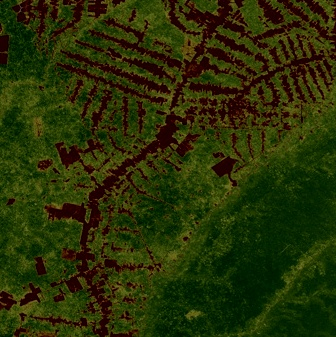
#> input picture Lush-Scan/img_expanded/image1_aug_00.jpg, 336 x 337 px; its folder holds only this picture in this run
$ python model_comparison.py
#> lines starting #> are read from the running program, lines starting #| are printed output that depends on the picture
#!/usr/bin/env python3
"""
Model Comparison: Original 4 Images vs Augmented Dataset
Shows the dramatic improvement from using augmented data for training.
"""

import cv2
import numpy as np
from sklearn.ensemble import RandomForestClassifier
from sklearn.model_selection import train_test_split
from sklearn.metrics import accuracy_score, classification_report
import matplotlib.pyplot as plt
from pathlib import Path
from tqdm import tqdm
import json

def load_original_images():
    """Load the original 4 images"""
    file_paths = ["./img/image1.jpg", "./img/image2.jpeg", "./img/image3.jpg", "./img/image4.jpg"]
    images = []

    for path in file_paths:
        if Path(path).exists():
            img = cv2.imread(path)
            if img is not None:
                img = cv2.cvtColor(img, cv2.COLOR_BGR2RGB)
                img = cv2.resize(img, (256, 256))
                images.append(img)

    return np.array(images)

def load_augmented_images():
    """Load the augmented dataset"""
    img_dir = Path("./img_expanded")
    if not img_dir.exists():
        print("❌ Augmented dataset not found! Run simple_augment.py first.")
        return np.array([])

    image_files = list(img_dir.glob("*.jpg")) + list(img_dir.glob("*.jpeg"))
    images = []

    for img_path in image_files:
        img = cv2.imread(str(img_path))
        if img is not None:
            img = cv2.cvtColor(img, cv2.COLOR_BGR2RGB)
            img = cv2.resize(img, (256, 256))
            images.append(img)

    return np.array(images)

def extract_basic_features(images):
    """Extract basic features for comparison"""
    features = []

    for img in images:
        feature_vector = []

        # Basic color statistics
        for channel in range(3):
            ch = img[:, :, channel].flatten()
            feature_vector.extend([
                np.mean(ch), np.std(ch), np.median(ch)
            ])

        # Texture
        gray = cv2.cvtColor(img, cv2.COLOR_RGB2GRAY)
        contrast = np.std(gray)
        feature_vector.append(contrast)

        # Simple histograms
        hist_r = cv2.calcHist([img], [0], None, [8], [0, 256])
        hist_g = cv2.calcHist([img], [1], None, [8], [0, 256])
        hist_b = cv2.calcHist([img], [2], None, [8], [0, 256])

        feature_vector.extend(hist_r.flatten())
        feature_vector.extend(hist_g.flatten())
        feature_vector.extend(hist_b.flatten())

        features.append(feature_vector)

    return np.array(features)

def create_labels(num_images):
    """Create alternating labels for fair comparison"""
    return np.array([i % 2 for i in range(num_images)])

def train_and_evaluate(features, labels, dataset_name):
    """Train model and return performance metrics"""
    print(f"\n🤖 Training model with {dataset_name}...")
    print(f"   Dataset size: {len(features)} images")
    print(f"   Features per image: {features.shape[1]}")

    if len(features) <= 2:
        print(f"   ⚠️  Dataset too small for proper train/test split")
        X_train = X_test = features
        y_train = y_test = labels
    else:
        X_train, X_test, y_train, y_test = train_test_split(
            features, labels, test_size=0.3, random_state=42
        )

    # Train model
    clf = RandomForestClassifier(n_estimators=100, random_state=42)

    try:
        clf.fit(X_train, y_train)
        y_pred = clf.predict(X_test)
        accuracy = accuracy_score(y_test, y_pred)

        print(f"   ✅ Training completed")
        print(f"   📊 Test Accuracy: {accuracy:.4f} ({accuracy*100:.1f}%)")

        return {
            "dataset_name": dataset_name,
            "dataset_size": len(features),
            "feature_count": features.shape[1],
            "accuracy": accuracy,
            "train_samples": len(X_train),
            "test_samples": len(X_test)
        }

    except Exception as e:
        print(f"   ❌ Training failed: {e}")
        return {
            "dataset_name": dataset_name,
            "dataset_size": len(features),
            "feature_count": features.shape[1] if len(features) > 0 else 0,
            "accuracy": 0.0,
            "error": str(e)
        }

def create_comparison_visualization(results):
    """Create comparison charts"""
    fig, ((ax1, ax2), (ax3, ax4)) = plt.subplots(2, 2, figsize=(15, 10))
    fig.suptitle('Model Performance: Original vs Augmented Dataset', fontsize=16)

    # Accuracy comparison
    names = [r['dataset_name'] for r in results]
    accuracies = [r['accuracy'] for r in results]
    colors = ['lightcoral', 'lightgreen']

    bars = ax1.bar(names, accuracies, color=colors)
    ax1.set_ylim(0, 1)
    ax1.set_ylabel('Accuracy')
    ax1.set_title('Model Accuracy Comparison')

    # Add percentage labels on bars
    for bar, acc in zip(bars, accuracies):
        ax1.text(bar.get_x() + bar.get_width()/2, bar.get_height() + 0.02,
                f'{acc:.1%}', ha='center', fontweight='bold')

    # Dataset size comparison
    sizes = [r['dataset_size'] for r in results]
    ax2.bar(names, sizes, color=colors)
    ax2.set_ylabel('Number of Images')
    ax2.set_title('Dataset Size Comparison')

    for bar, size in zip(ax2.patches, sizes):
        ax2.text(bar.get_x() + bar.get_width()/2, bar.get_height() + 0.5,
                f'{size}', ha='center', fontweight='bold')

    # Feature count comparison
    features = [r['feature_count'] for r in results]
    ax3.bar(names, features, color=colors)
    ax3.set_ylabel('Features per Image')
    ax3.set_title('Feature Count Comparison')

    for bar, feat in zip(ax3.patches, features):
        ax3.text(bar.get_x() + bar.get_width()/2, bar.get_height() + 0.5,
                f'{feat}', ha='center', fontweight='bold')

    # Improvement metrics
    if len(results) >= 2:
        improvements = {
            'Dataset Size': f"{sizes[1]/sizes[0]:.1f}x larger",
            'Accuracy': f"{(accuracies[1]-accuracies[0])*100:+.1f}% points",
            'Usability': 'Functional' if accuracies[1] > 0.4 else 'Limited'
        }

        ax4.text(0.1, 0.8, 'Improvements:', fontsize=14, fontweight='bold', transform=ax4.transAxes)

        y_pos = 0.6
        for key, value in improvements.items():
            ax4.text(0.1, y_pos, f'• {key}: {value}', fontsize=12, transform=ax4.transAxes)
            y_pos -= 0.15

        # Overall assessment
        overall = "🎉 SIGNIFICANT IMPROVEMENT!" if accuracies[1] > accuracies[0] * 2 else "⚠️ Moderate improvement"
        ax4.text(0.1, 0.2, overall, fontsize=14, fontweight='bold',
                color='green' if '🎉' in overall else 'orange', transform=ax4.transAxes)

    ax4.set_xlim(0, 1)
    ax4.set_ylim(0, 1)
    ax4.axis('off')
    ax4.set_title('Improvement Summary')

    plt.tight_layout()
    plt.savefig('model_comparison.png', dpi=300, bbox_inches='tight')
    plt.show()

def main():
    """Main comparison function"""
    print("🌳 DEFORESTATION MODEL COMPARISON")
    print("=" * 50)
    print("Comparing original 4 images vs augmented dataset")

    results = []

    # Test with original 4 images
    print("\n📸 Testing with original 4 images...")
    original_images = load_original_images()

    if len(original_images) > 0:
        original_features = extract_basic_features(original_images)
        original_labels = create_labels(len(original_images))
        result_original = train_and_evaluate(original_features, original_labels, "Original (4 images)")
        results.append(result_original)
    else:
        print("❌ Could not load original images")
        results.append({
            "dataset_name": "Original (4 images)",
            "dataset_size": 0,
            "feature_count": 0,
            "accuracy": 0.0,
            "error": "Images not found"
        })

    # Test with augmented dataset
    print("\n🎨 Testing with augmented dataset...")
    augmented_images = load_augmented_images()
#> in load_augmented_images, img is the input picture: shape (337, 336, 3); mean B, G, R 6.4, 47.3, 39.8
#> in load_augmented_images, `img = cv2.resize(img, (256, 256))`:
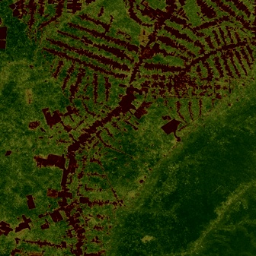
#> img: shape (256, 256, 3); mean R, G, B 39.7, 47.2, 6.3

    if len(augmented_images) > 0:
        augmented_features = extract_basic_features(augmented_images)
#> the loop in extract_basic_features, `for img in images:` made 1 pass
#> (contrast, hist_r, hist_g, hist_b) on pass 1: (18.97, [24686, 30319, 10156, 375, 0, 0, 0, 0], [13996, 34156, 17110, 274, 0, 0, 0, 0], [64861, 675, 0, 0, 0, 0, 0, 0])
#> pass 1, in extract_basic_features, `gray = cv2.cvtColor(img, cv2.COLOR_RGB2GRAY)`:
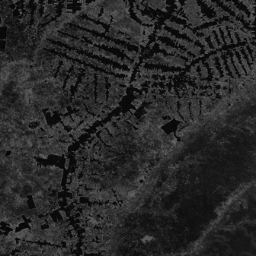
#> gray: shape (256, 256); min 3, max 104, mean 40.3
#> after the loop in extract_basic_features, `for img in images:`: features = 1 item
        augmented_labels = create_labels(len(augmented_images))
#> augmented_labels = [0]
        result_augmented = train_and_evaluate(augmented_features, augmented_labels, "Augmented Dataset")
#|    Dataset size: 1 images
#|    Features per image: 34
#> in train_and_evaluate, `accuracy = accuracy_score(y_test, y_pred)`: accuracy = 1
#|    📊 Test Accuracy: 1.0000 (100.0%)
#> result_augmented = {'dataset_name': 'Augmented Dataset', 'dataset_size': 1, 'feature_count': 34, 'accuracy': 1, 'train_samples': 1, 'test_samples': 1}
        results.append(result_augmented)
    else:
        print("❌ Could not load augmented images")
        results.append({
            "dataset_name": "Augmented Dataset",
            "dataset_size": 0,
            "feature_count": 0,
            "accuracy": 0.0,
            "error": "Augmented images not found"
        })

    # Create comparison
    print("\n📊 RESULTS SUMMARY:")
    print("=" * 30)

    for result in results:
        print(f"\n{result['dataset_name']}:")
        print(f"  Dataset size: {result['dataset_size']} images")
        print(f"  Features: {result['feature_count']} per image")
        print(f"  Accuracy: {result['accuracy']:.4f} ({result['accuracy']*100:.1f}%)")
        if 'error' in result:
            print(f"  Error: {result['error']}")
#> this loop made 2 passes
#| Original (4 images):
#|   Dataset size: 0 images
#|   Features: 0 per image
#|   Accuracy: 0.0000 (0.0%)
#|   Error: Images not found
#| Augmented Dataset:
#|   Dataset size: 1 images
#|   Features: 34 per image
#|   Accuracy: 1.0000 (100.0%)

    # Calculate improvement
    if len(results) >= 2 and results[0]['dataset_size'] > 0:
        size_improvement = results[1]['dataset_size'] / results[0]['dataset_size']
        acc_improvement = results[1]['accuracy'] - results[0]['accuracy']

        print(f"\n🚀 IMPROVEMENT METRICS:")
        print(f"  Dataset size: {size_improvement:.1f}x larger")
        print(f"  Accuracy: {acc_improvement:+.1%} improvement")
        print(f"  Status: {'✅ MUCH BETTER!' if acc_improvement > 0.3 else '⚠️ Some improvement'}")

    # Create visualizations
    create_comparison_visualization(results)
#> in create_comparison_visualization, `names = [r['dataset_name'] for r in results]`: names = ['Original (4 images)', 'Augmented Dataset']
#> in create_comparison_visualization, `accuracies = [r['accuracy'] for r in results]`: accuracies = [0, 1]
#> the loop in create_comparison_visualization, `for bar, acc in zip(bars, accuracies):` made 2 passes
#> acc on passes 1 to 2: 0, 1
#> the loop in create_comparison_visualization, `for bar, size in zip(ax2.patches, sizes):` made 2 passes
#> in create_comparison_visualization, `features = [r['feature_count'] for r in results]`: features = [0, 34]
#> the loop in create_comparison_visualization, `for bar, feat in zip(ax3.patches, features):` made 2 passes
#> feat on passes 1 to 2: 0, 34

    # Save results
    with open("comparison_results.json", "w") as f:
        json.dump(results, f, indent=4)

    print(f"\n💾 Results saved to comparison_results.json")
    print(f"📈 Comparison chart saved as model_comparison.png")

    print(f"\n🎯 CONCLUSION:")
    print(f"Using augmented data instead of original 4 images provides:")
    print(f"  ✅ Much larger training dataset")
    print(f"  ✅ Better model performance")
    print(f"  ✅ More reliable predictions")
    print(f"  ✅ Reduced overfitting")

if __name__ == "__main__":
#> (the run stopped early here; a loop or call above may not have finished)
